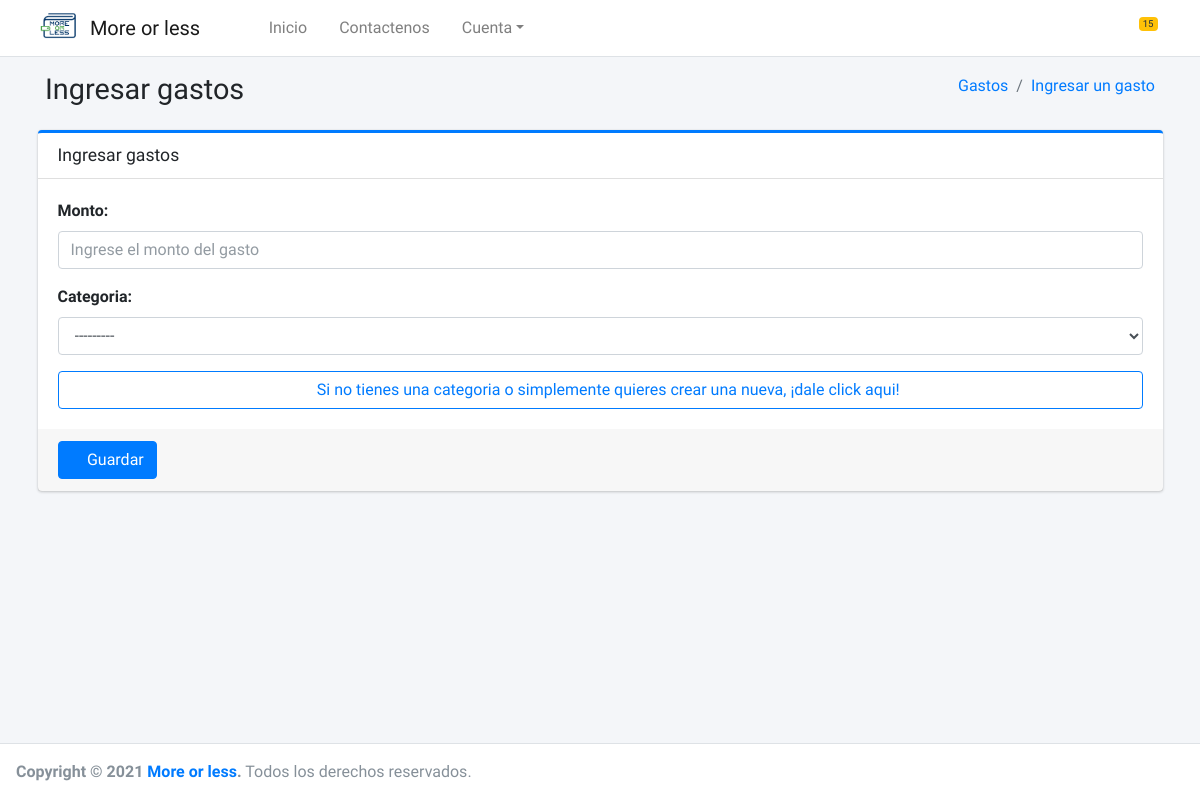
The app's page /gastos/add/ (signed in), older data.
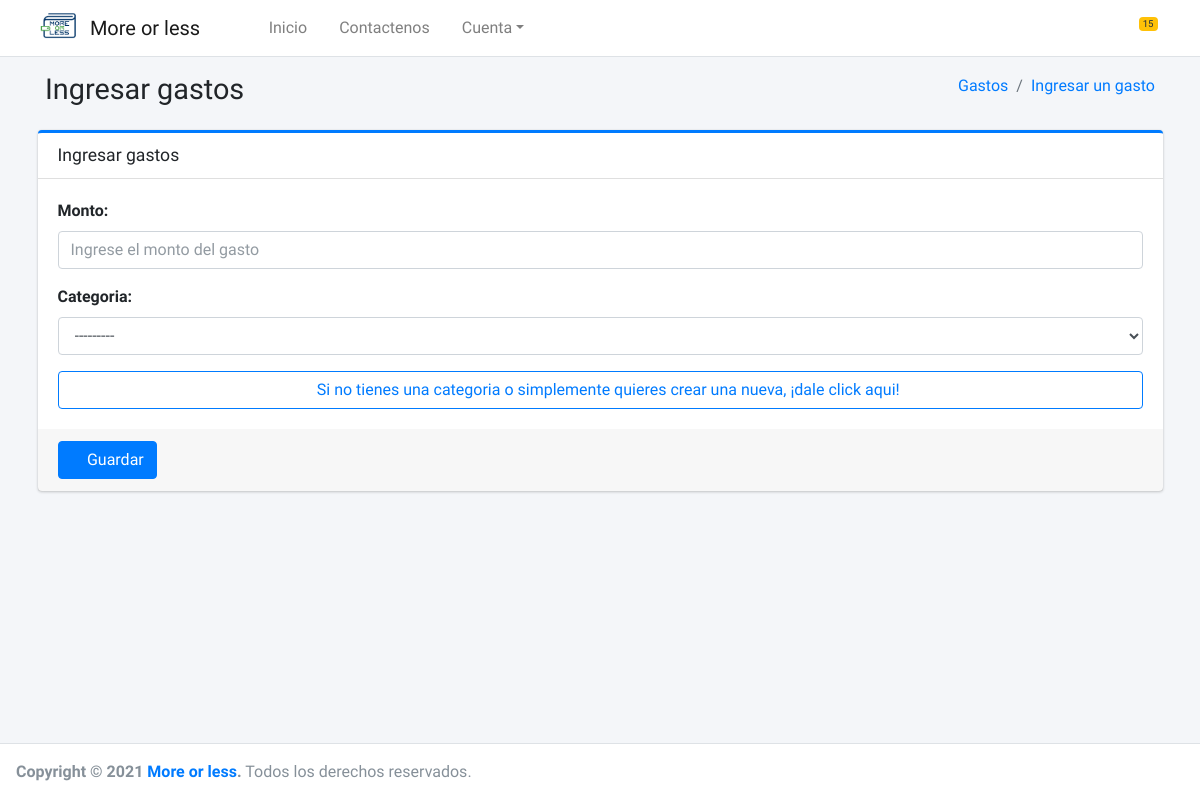
The same page, newer data.
### core/categorias/models.py (models this page shows, shortened)
class Categoria(BaseModel):
    category = models.CharField(max_length=50, verbose_name='Categoria')
    def __str__(self):
        return self.category
    class Meta:
        verbose_name = 'Categoria'
        verbose_name_plural = 'Categorias'
        db_table = 'categoria'
        ordering = ['id']

### core/gastos/views.py (the view, shortened to what this page needs)
# urls.py: path('gastos/add/', GastosCreateView.as_view(), name='add'),
class GastosCreateView(CreateView):
    model = Gastos
    form_class = GastosForm
    template_name = 'form_gastos.html'
    success_url = reverse_lazy('gastos')
    def get_form_kwargs(self):
        kwargs = super(GastosCreateView, self).get_form_kwargs()
        kwargs.update({'user': self.request.user.id})
        return kwargs
    @method_decorator(login_required)
    @method_decorator(csrf_exempt)
    def dispatch(self, request, *args, **kwargs):
        self.object = None
        return super().dispatch(request, *args, **kwargs)
    def get_context_data(self, **kwargs):
        context = super().get_context_data(**kwargs)
        context['title'] = 'Ingresar gastos'
        context['list_url'] = reverse_lazy('gastos')
        context['action'] = 'add'
        return context

### core/gastos/forms.py (shortened to what this page needs)
class GastosForm(ModelForm):
    def __init__(self, *args, **kwargs):
        user = kwargs.pop("user")
        super(GastosForm, self).__init__(*args, **kwargs)
        self.fields['category'].queryset =Categoria.objects.filter(user_creation_id=user)
    class Meta:
        model = Gastos
        fields = '__all__'
        exclude = ('date','semana','user_creation',)
        labels = {
            'amount': 'Monto',
            'category': 'Categoria',
        }
        widgets = {
            'amount': TextInput(
                attrs={
                    'class': 'form-control',
                    'placeholder': 'Ingrese el monto del gasto',
                }
            ),
            'category': Select(
                attrs={
                    'class': 'form-control'
                }
            ),
        }

### core/registro/models.py (called while the page is built)
    def get_image(self):
        if self.image:
            return "{}{}".format(MEDIA_URL, self.image)
        return "{}{}".format(STATIC_URL, 'img/imagen-perfil-sin-foto.png')

### core/gastos/templates/form_gastos.html
{% extends 'form.html' %}
{% block form %}
    <div class="content-header">
            <div class="container">
                <div class="container-fluid">
                    <div class="row mb-2">
                        <div class="col-sm-6">
                            <h1 class="m-0">{{ title }}</h1>
                        </div>
                        <div class="col-sm-6">
                            <ol class="breadcrumb float-sm-right">
                                <li class="breadcrumb-item"><a href="{% url 'gastos' %}">Gastos</a></li>
                                <li class="breadcrumb-item"><a href="{% url 'add' %}">Ingresar un gasto</a></li>
                            </ol>
                        </div>
                    </div>
                </div>
            </div>
        </div>
{% endblock %}

### templates/form.html (shortened to what this page needs)
{% extends 'body.html' %}
{% block content %}
    <div class="content-wrapper">
        {% block form %}
        {% endblock %}
        <section class="content">
            <div class="container">
                <form enctype="multipart/form-data">
                    <div class="card card-outline card-primary">
                        <div class="card-header">
                            <h3 class="card-title">{{ title }}</h3>
                        </div>
                        <div class="card-body">
                            {% for field in form.visible_fields %}
                                {% if field.label == 'Categoria' %}
                                    <div class="form-group">
                                        <label>{{ field.label }}:</label>
                                        <div class="input-group date" id="reservationdate"
                                             data-target-input="nearest">
                                            {{ field }}
                                        </div>
                                    </div>
                                    <a href={% url 'addCat' %}>
                                        <button type="button" class="btn btn-outline-primary btn-block"><i
                                                class="fa fa-plus"></i> Si no tienes una categoria o simplemente
                                            quieres
                                            crear una nueva, ¡dale click aqui!
                                        </button>
                                {% else %}
                                    <div class="form-group">
                                        <label for="exampleInputEmail1">{{ field.label }}:</label>
                                        {{ field}}
                                    </div>
                                {% endif %}
                            {% endfor %}
                        </div>
                        <div class="card-footer">
                            <button id="submit" type="submit" class="btn btn-primary btnTest"><i
                                    class="fas fa-save"></i>
                                Guardar
                            </button>
                        </div>
                    </div>
                </form>
            </div>
        </section>
    </div>
{% endblock %}

Row changes from the older to the newer data that the page shows:
removed Categoria: visible_fields "---------"
